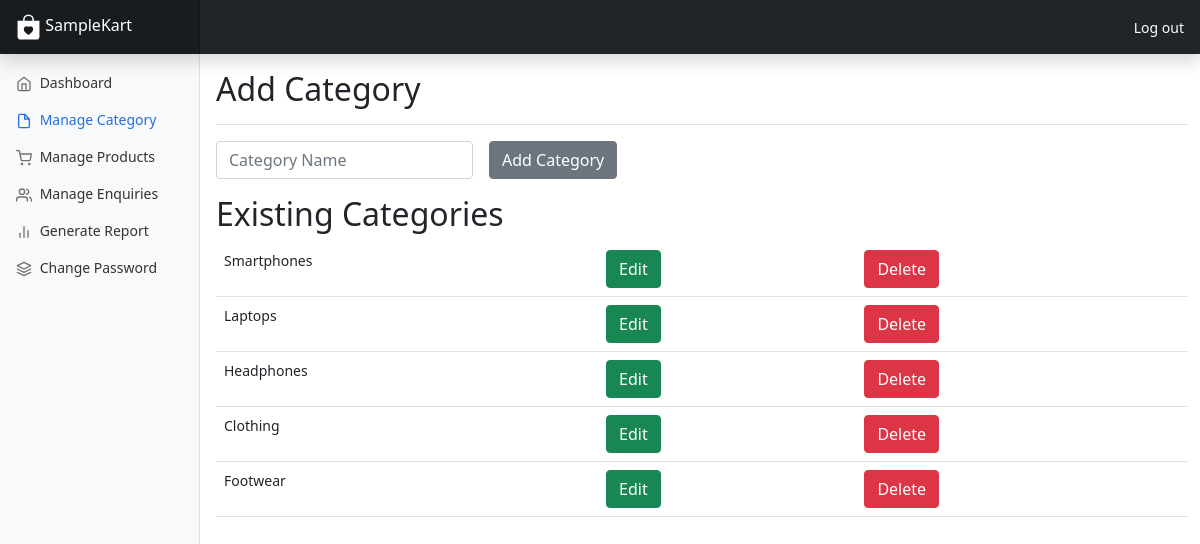
Page /categories/ on the committed database.
### myapp/models.py (models this page shows, shortened)
class Category(models.Model):
    category_name=models.CharField(max_length=100,blank=False,null=False)
    class Meta:
        verbose_name_plural="Categories"

### myapp/views.py (the view)
# urls.py: path("categories/",views.manage_categories,name="manage_categories"),
def manage_categories(request):
    categories=Category.objects.all()
    if request.method=="POST":
        category_name=request.POST.get("category_name")
        Category.objects.create(category_name=category_name)
        return redirect("manage_categories")
    return render(request,"manage_categories.html",{"categories":categories})

### myapp/templates/manage_categories.html (shortened to what this page needs)
<!doctype html>
{% load static %}
<html lang="en">
    <head>
        <link href="{% static 'assets\dist\css\bootstrap.min.css' %}" rel="stylesheet">
        <link rel="stylesheet" href="{% static "css\index.css" %}">
        <link href="{% static "css\dashboard.css" %}" rel="stylesheet">
    </head>
<body>
<header class="navbar navbar-dark sticky-top bg-dark flex-md-nowrap p-0 shadow">
    <a class="navbar-brand col-md-3 col-lg-2 me-0 px-3" href="{% url "home" %}">
         SampleKart
    </a>
    <div class="navbar-nav">
        <div class="nav-item text-nowrap">
            <a class="nav-link px-3 white" href="{% url "home" %}">Log out</a>
        </div>
    </div>
</header>
<div class="container-fluid">
    <div class="row">
        <nav id="sidebarMenu" class="col-md-3 col-lg-2 d-md-block bg-light sidebar collapse">
            <div class="position-sticky pt-3">
                <ul class="nav flex-column">
                    <li class="nav-item">
                    <a class="nav-link" aria-current="page" href="{% url "dashboard" %}">
                        <span data-feather="home"></span>
                        Dashboard
                    </a>
                    </li>
                    <li class="nav-item">
                    <a class="nav-link active" href="{% url "manage_categories" %}">
                        <span data-feather="file"></span>
                        Manage Category
                    </a>
                    </li>
                    <li class="nav-item">
                    <a class="nav-link" href="{% url "manage_products" %}">
                        <span data-feather="shopping-cart"></span>
                        Manage Products
                    </a>
                    </li>
                    <li class="nav-item">
                    <a class="nav-link" href="{% url "manage_enquiry" %}">
                        <span data-feather="users"></span>
                        Manage Enquiries
                    </a>
                    </li>
                    <li class="nav-item">
                    <a class="nav-link" href="{% url "generate_enquiry_report" %}">
                        <span data-feather="bar-chart-2"></span>
                        Generate Report
                    </a>
                    </li>
                    <li class="nav-item">
                    <a class="nav-link" href="#">
                        <span data-feather="layers"></span>
                        Change Password
                    </a>
                    </li>
                </ul>
            </div>
        </nav>
        <main class="col-md-9 ms-sm-auto col-lg-10 px-md-4">
            <div class="d-flex justify-content-between flex-wrap flex-md-nowrap align-items-center pt-3 pb-2 mb-3 border-bottom">
                <h1 class="h2">Add Category</h1>
            </div>
            <form method="post" class='row g-3'>
                <div class='col-auto'>
                    <input type="text" name="category_name" placeholder="Category Name" class='form-control' required>
                </div>
                <div class='col-auto'>
                    <button type="submit" class='btn btn-secondary'>Add Category</button>
                </div>
            </form>
            <h2 class='mt-3'>Existing Categories</h2>
            <table class='table'>
                {% for category in categories %}
                <tr>
                <td>
                    {{ category.category_name }}
                </td>
                <td>
                    <a href="{% url 'edit_category' category.id %}" class="btn btn-success">Edit</a>
                </td>
                <td>
                    <a href="{% url 'delete_category' category.id %}">
                        <button class='btn btn-danger'>Delete</button>
                    </a>
                </td>
                </tr>
                {% endfor %}
            </table>
        </main>
    </div>
</div>
</body>
</html>

### myapp/static/css/index.css (style rules this page uses)
a { text-decoration: none; }

### myapp/static/css/dashboard.css (style rules this page uses)
body { font-size: .875rem; }
.feather { width: 16px; height: 16px; vertical-align: text-bottom; }
.sidebar { position: fixed; top: 0; bottom: 0; left: 0; z-index: 100; padding: 48px 0 0; box-shadow: inset -1px 0 0 rgba(0, 0, 0, .1); }
.sidebar .nav-link { font-weight: 500; color: #333; }
.sidebar .nav-link .feather { margin-right: 4px; color: #727272; }
.sidebar .nav-link.active { color: #2470dc; }
.sidebar .nav-link:hover .feather, .sidebar .nav-link.active .feather { color: inherit; }
.navbar-brand { padding-top: .75rem; padding-bottom: .75rem; font-size: 1rem; background-color: rgba(0, 0, 0, .25); box-shadow: inset -1px 0 0 rgba(0, 0, 0, .25); }
.white { color: white !important; }
.container-fluid { margin: 0; padding: 0; }

### rows in the picture
Category: category_name "Smartphones"
Category: category_name "Laptops"
Category: category_name "Headphones"
Category: category_name "Clothing"
Category: category_name "Footwear"
